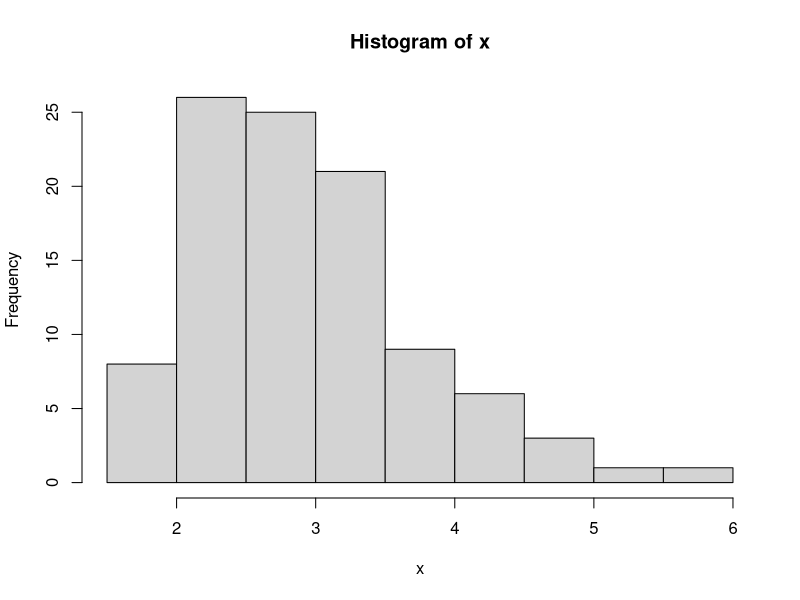
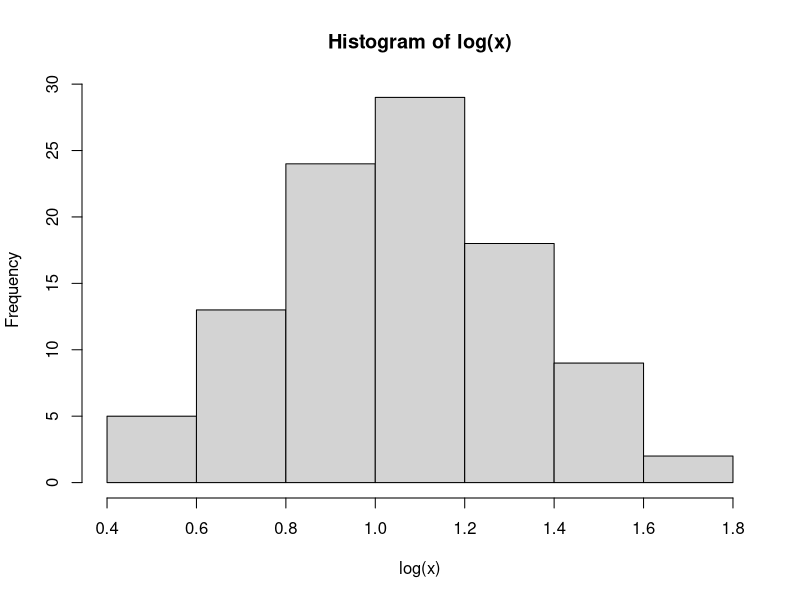

Reproduce these figures in R, in order.
## ---- chunk 1
rm(list=ls())

## create log-normal distribution, µ ≈ mean, sigma ≈ sd
x <- rlnorm(100, meanlog = 1, sdlog = 0.25)


## plot distribution in histogram
hist(x)

## plot distribution on log scale
hist(log(x))

## mean of log-normal distribution x
mean(x)

## variance of log-normal distribution x
var(x)

